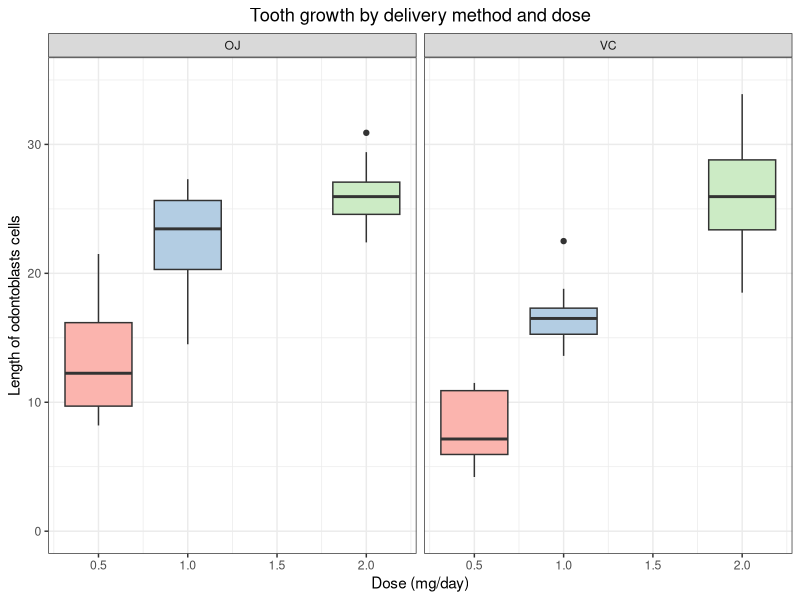

Source code (R):
## ---- chunk 1
knitr::opts_chunk$set(echo = TRUE)
## ---- chunk 2
# Load required packages
library(ggplot2)

# Load data
data("ToothGrowth")

# Examine structure
str(ToothGrowth)
## ---- chunk 3
summary(ToothGrowth)
## ---- chunk 4
ggplot(ToothGrowth, aes(x = dose, y = len)) + 
  geom_boxplot(aes(fill = factor(dose)), show.legend = FALSE) +
  facet_grid(. ~ supp) +
  labs(x = "Dose (mg/day)", 
       y = "Length of odontoblasts cells", 
       title = "Tooth growth by delivery method and dose"
       ) +
  ylim(range(pretty(c(0, ToothGrowth$len)))) + 
  theme_bw() + 
  scale_fill_brewer(palette="Pastel1") +
  theme(plot.title = element_text(hjust = 0.5))

## ---- chunk 5
t.test(len~supp, data = ToothGrowth)
## ---- chunk 6
options(scipen = 999)

# Run t-test for doses 0.5 mg/day vs 1.0 mg/day
dose.subset1 <- subset(ToothGrowth, ToothGrowth$dose %in% c(0.5, 1.0))
ttest1 <- t.test(len~dose, data = dose.subset1)
ttest1
## ---- chunk 7
# Run t-test for doses 1.0 mg/day vs 2.0 mg/day
dose.subset2 <- subset(ToothGrowth, ToothGrowth$dose %in% c(1.0, 2.0))
ttest2 <- t.test(len~dose, data = dose.subset2)
ttest2
## ---- chunk 8
# Store all p-values in a vector
pvals <- c(ttest1$p.value, ttest2$p.value)

# Do Bonferroni correction
adjusted.pvals <- p.adjust(pvals, method = "bonferroni")

# Calculate number of significant p-values
sum(adjusted.pvals < 0.05)
